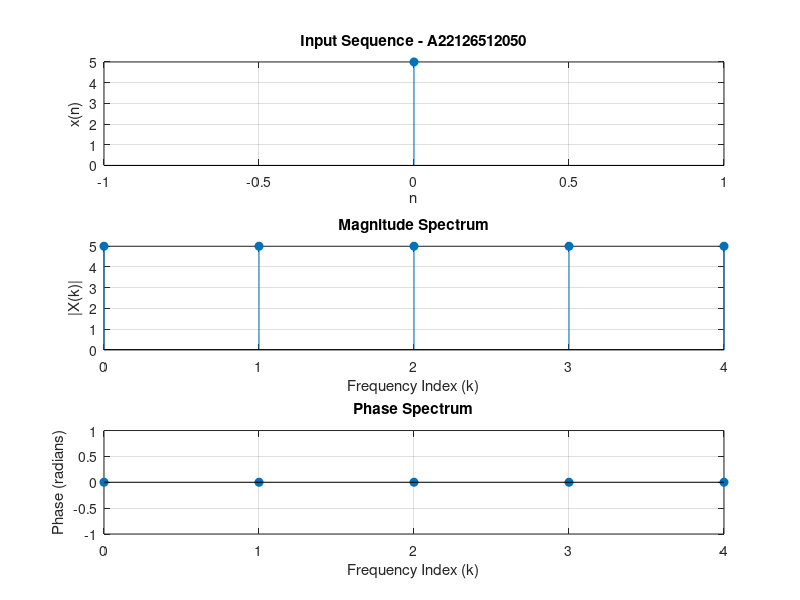

This chart was generated by the following MATLAB code:
% Input sequence
x = input('Enter input sequence x = ');

% Length of DFT
N = input('Enter number of points in DFT N = ');

% Compute DFT
X1 = fft(x, N);
magX = abs(X1);
phaseX = angle(X1);

% Plot input sequence
subplot(3,1,1);
stem(0:length(x)-1, x, 'filled');
title('Input Sequence - A22126512050');
xlabel('n');
ylabel('x(n)');
grid on;

% Plot magnitude spectrum
subplot(3,1,2);
stem(0:N-1, magX, 'filled');
title('Magnitude Spectrum');
xlabel('Frequency Index (k)');
ylabel('|X(k)|');
grid on;

% Plot phase spectrum
subplot(3,1,3);
stem(0:N-1, phaseX, 'filled');
title('Phase Spectrum');
xlabel('Frequency Index (k)');
ylabel('Phase (radians)');
grid on;